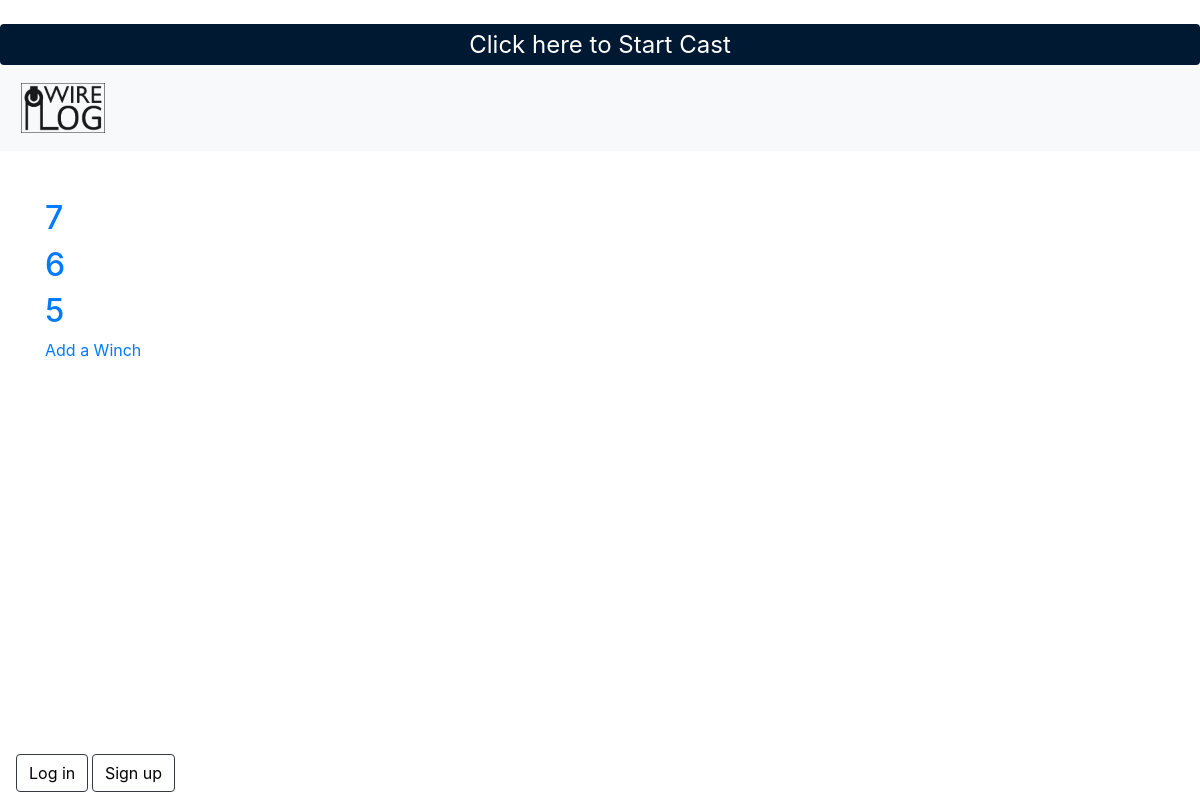
/wwdb/inventories/winchlist/, run on an earlier commit of the app's database.
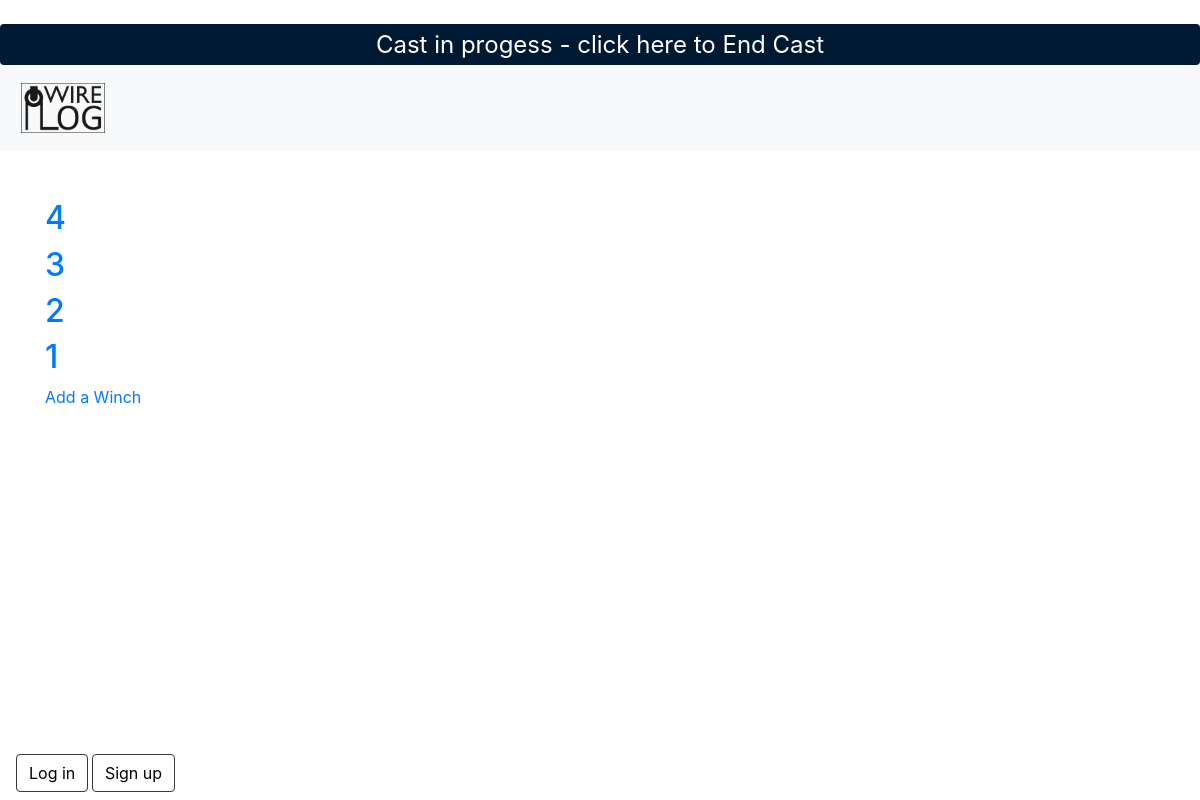
And on a later commit of the database.
### wwdb/models.py (models this page shows, shortened)
class Winch(models.Model):
    id = models.AutoField(db_column='Id', primary_key=True, blank=True, null=False)
    name = models.TextField(db_column='Name', blank=True, null=True, verbose_name='Name', validators=[validate_commas])
    ship = models.TextField(db_column='Ship', blank=True, null=True, verbose_name='Ship', validators=[validate_commas])
    institution = models.TextField(db_column='Institution', blank=True, null=True, verbose_name='Institution', validators=[validate_commas])
    manufacturer = models.TextField(db_column='Manufacturer', blank=True, null=True, verbose_name='Manufacturer', validators=[validate_commas])
    drums = models.ManyToManyField(Drum, through='Drumlocation', related_name='winches', verbose_name='Drum')
    wiretrainschematicjframe = models.TextField(db_column='WireTrainSchematicJFrame', blank=True, null=True, verbose_name='Wire train schematic Jframe', validators=[validate_commas])
    wiretrainschematicaframe = models.TextField(db_column='WireTrainSchematicAFrame', blank=True, null=True, verbose_name='Wire train schematic Aframe', validators=[validate_commas])
    status = models.BooleanField(db_column='Status', blank=True, null=True, verbose_name='Status')
    class Meta:
        managed = True
        db_table = 'Winch'
        verbose_name_plural = "Winch"
        ordering = ['name']

### wwdb/views.py (the view)
# urls.py: path('inventories/winchlist/', WinchList.as_view(), name='winchlist'),
class WinchList(ListView):
    model = Winch
    template_name="wwdb/inventories/winchlist.html"

### context_processors.py (called while the page is built)
def cast_context(request):
    return {'last': Cast.objects.last()}

### wwdb/templates/wwdb/inventories/winchlist.html (shortened to what this page needs)
{% extends "wwdb/base.html" %}
{% block content %}
{% for winch in winch_list %}
<div class="winch-entry">
    <h2><a href="{% url 'winchdetail' winch.pk %}">{{winch.id}}</a></h2>
</div>
{% endfor %}
<a href="{% url 'winchadd' %}"> Add a Winch</a>
{% endblock content %}

What changed in the data, as far as the page shows it:
removed Winch: id "7"
removed Winch: id "6"
removed Winch: id "5"
added Winch: id "4"
added Winch: id "3"
added Winch: id "2"
added Winch: id "1"
Also different on the page:
text no longer shown: "Click here to Start Cast"
text now shown: "Cast in progess - click here to End Cast"
